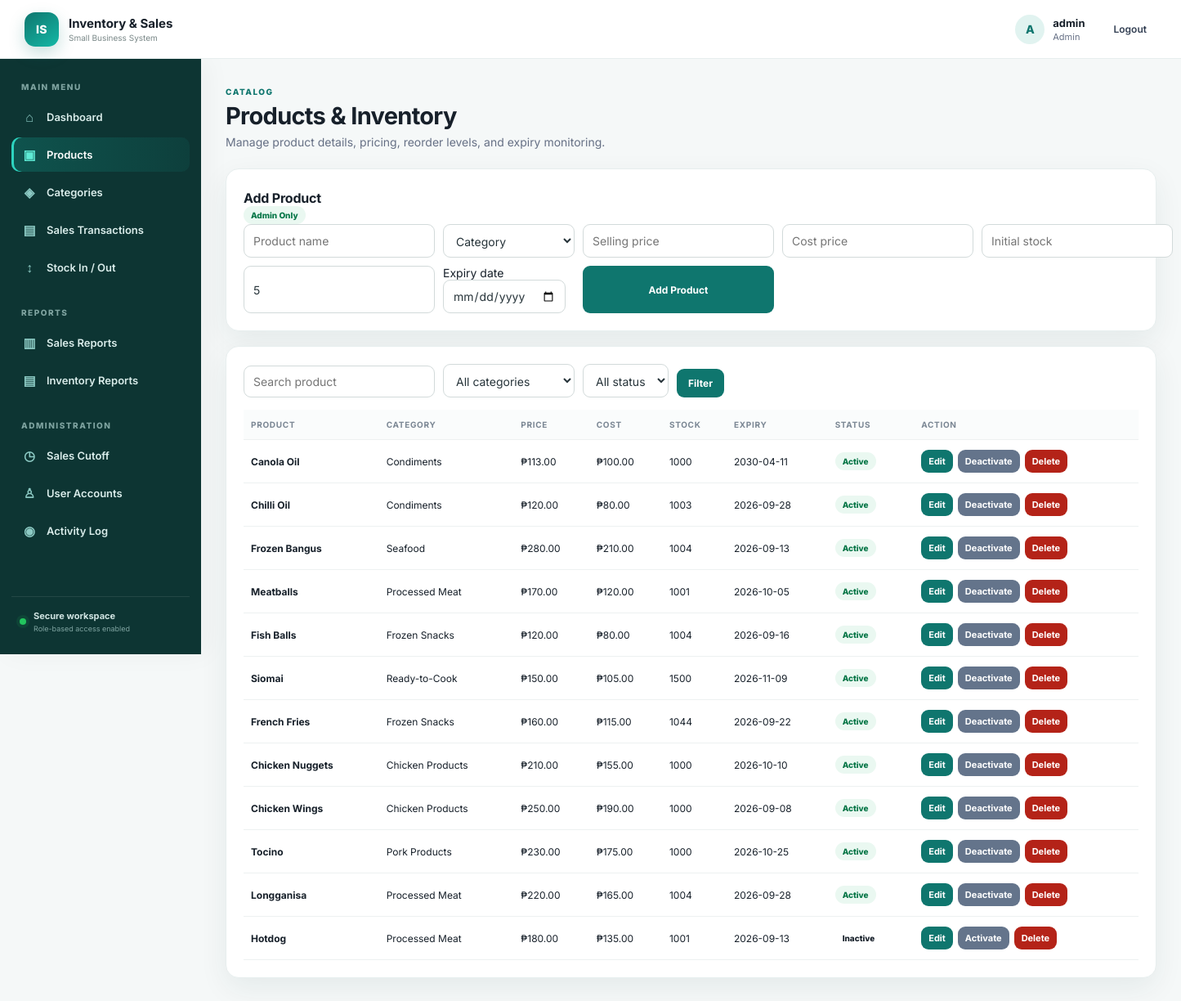
Screenshot of /products (signed in) with the database file from the repository.
### tables this page shows
CREATE TABLE products (id INTEGER PRIMARY KEY AUTOINCREMENT, name TEXT NOT NULL, category_id INTEGER, price REAL NOT NULL DEFAULT 0, cost REAL NOT NULL DEFAULT 0, stock INTEGER NOT NULL DEFAULT 0, reorder_level INTEGER NOT NULL DEFAULT 5, expiry_date text, active integer not null default 1, FOREIGN KEY(category_id) REFERENCES categories(id) ON DELETE SET NULL);

CREATE TABLE categories (id INTEGER PRIMARY KEY AUTOINCREMENT, name TEXT UNIQUE NOT NULL);

### app.py (the view, shortened to what this page needs)
@app.route("/products", methods=["GET", "POST"])
@login_required
def products():
    conn = db()
    q = request.args.get("q", "").strip()
    cat = request.args.get("category", "")
    sql = """SELECT p.*, c.name category FROM products p
             LEFT JOIN categories c ON c.id=p.category_id WHERE 1=1"""
    args = []
    status = request.args.get("status", "")
    if status == "active": sql += " AND p.active=1"
    elif status == "inactive": sql += " AND p.active=0"
    if q:
        sql += " AND p.name LIKE ?"; args.append(f"%{q}%")
    if cat:
        sql += " AND p.category_id=?"; args.append(cat)
    sql += " ORDER BY p.id DESC"
    rows = conn.execute(sql, args).fetchall()
    categories = conn.execute("SELECT * FROM categories ORDER BY name").fetchall()
    conn.close()
    return render_template("products.html", products=rows, categories=categories,
                           q=q, selected_category=cat, status_filter=status)

### app.py (called while the page is built)
def db():
    conn = sqlite3.connect(DB)
    conn.row_factory = sqlite3.Row
    conn.execute("PRAGMA foreign_keys = ON")
    return conn

def login_required(f):
    @wraps(f)
    def wrapped(*args, **kwargs):
        if "user_id" not in session:
            return redirect(url_for("login"))
        return f(*args, **kwargs)
    return wrapped

### templates/products.html (shortened to what this page needs)
{% extends "base.html" %}{% block content %}
<div class="page-head"><div><span class="eyebrow">CATALOG</span><h1>Products & Inventory</h1><p class="muted">Manage product details, pricing, reorder levels, and expiry monitoring.</p></div></div>
{% if session.role=="Admin" %}<div class="panel"><div class="panel-title"><h2>Add Product</h2><span class="badge ok">Admin Only</span></div><form method="post" class="formgrid">
<input name="name" placeholder="Product name" required>
<select name="category_id"><option value="">Category</option>{% for c in categories %}<option value="{{c.id}}">{{c.name}}</option>{% endfor %}</select>
<input type="number" step="0.01" min="0" name="price" placeholder="Selling price" required>
<input type="number" step="0.01" min="0" name="cost" placeholder="Cost price" required>
<input type="number" min="0" name="stock" placeholder="Initial stock" required>
<input type="number" min="0" name="reorder_level" placeholder="Reorder level" value="5" required>
<label class="field-label">Expiry date<input type="date" name="expiry_date"></label>
<button>Add Product</button></form></div>{% endif %}
<div class="panel"><form class="toolbar"><input name="q" value="{{q}}" placeholder="Search product"><select name="category"><option value="">All categories</option></select><select name="status"><option value="">All status</option></select><button>Filter</button></form>
<div class="table-wrap"><table><tr><th>Product</th><th>Category</th><th>Price</th><th>Cost</th><th>Stock</th><th>Expiry</th><th>Status</th><th>Action</th></tr>
{% for p in products %}<tr><td><strong>{{p.name}}</strong></td><td>{{p.category or "-"}}</td><td>₱{{"%.2f"|format(p.price)}}</td><td>₱{{"%.2f"|format(p.cost)}}</td><td>{{p.stock}}</td><td>{% if p.expiry_date %}{{p.expiry_date}}{% else %}-{% endif %}</td><td>{% if not p.active %}<span class="badge">Inactive</span>{% elif p.stock==0 %}<span class="badge low">Out of Stock</span>{% elif p.stock<=p.reorder_level %}<span class="badge low">Low Stock</span>{% else %}<span class="badge ok">Active</span>{% endif %}</td><td>{% if session.role=="Admin" %}<div class="action-group"><a class="btnlink small-btn" href="{{url_for('edit_product',product_id=p.id)}}">Edit</a><form method="post" action="{{url_for('toggle_product',product_id=p.id)}}"><button class="secondary small-btn">{{'Deactivate' if p.active else 'Activate'}}</button></form><form method="post" action="{{url_for('delete_product',product_id=p.id)}}" onsubmit="return confirm('Delete product?')"><button class="danger small-btn">Delete</button></form></div>{% else %}<span class="muted">View only</span>{% endif %}</td></tr>{% else %}<tr><td colspan="8">No products.</td></tr>{% endfor %}
</table></div></div>
{% endblock %}

### static/css/style.css (style rules this page uses)
:root { --teal:#0f766e;--teal2:#0d9488;--deep:#0b3b38;--ink:#17202a;--muted:#667085;--line:#e7eeee;--bg:#f5f8f8;--white:#fff;--danger:#b42318;--shadow:0 12px 35px rgba(16,55,52,.07) }
* { box-sizing:border-box }
html { scroll-behavior:smooth }
body { margin:0;font-family:Inter,Segoe UI,Arial,sans-serif;background:var(--bg);color:var(--ink);font-size:14px }
.eyebrow { display:inline-block;color:var(--teal);font-size:10px;font-weight:800;letter-spacing:1.5px }
.page-head { display:flex;justify-content:space-between;align-items:end;margin-bottom:24px }
.page-head h1 { font-size:29px;margin:5px 0 6px;letter-spacing:-.7px }
.page-head p { margin:0;color:var(--muted) }
.panel { background:white;border:1px solid var(--line);border-radius:16px;padding:21px;box-shadow:var(--shadow);margin-bottom:18px }
.panel h2 { font-size:16px;margin:4px 0 0;letter-spacing:-.2px }
.table-wrap { overflow-x:auto }
table { width:100%;border-collapse:collapse;min-width:500px }
th,td { text-align:left;padding:12px 9px;border-bottom:1px solid #edf1f1;font-size:12px }
th { font-size:10px;color:#7b8794;text-transform:uppercase;letter-spacing:.7px;background:#fafcfc }
.btnlink,button { font:inherit;cursor:pointer }
.btnlink,button { background:var(--teal);color:white;border:0;text-decoration:none;padding:10px 14px;border-radius:9px;font-weight:700;font-size:12px }
.danger { background:#b42318!important }
.secondary { background:#64748b!important }
.formgrid { display:grid;grid-template-columns:repeat(5,1fr);gap:10px }
.toolbar,.inline { display:flex;gap:10px;align-items:end;margin-bottom:15px }
input,select { font:inherit;padding:10px 11px;border:1px solid #d2dada;border-radius:9px;background:#fff;color:#27343a;outline:none }
.muted { color:var(--muted) }
.badge,.status-pill { padding:5px 9px;border-radius:20px;font-size:10px;font-weight:800;display:inline-block }
.ok,.status-pill.ok { background:#eaf8f1;color:#067647 }
.small-btn { padding:7px 9px;font-size:11px }
.action-group { display:flex;gap:6px;align-items:center }
.action-group form { margin:0 }

### rows the page displays
products: name "Canola Oil", name "Condiments", price "113.00", cost "100.00", stock "1000", expiry_date "2030-04-11", reorder_level "Active", active "Deactivate"
products: name "Chilli Oil", name "Condiments", price "120.00", cost "80.00", stock "1003", expiry_date "2026-09-28", reorder_level "Active", active "Deactivate"
products: name "Frozen Bangus", name "Seafood", price "280.00", cost "210.00", stock "1004", expiry_date "2026-09-13", reorder_level "Active", active "Deactivate"
products: name "Meatballs", name "Processed Meat", price "170.00", cost "120.00", stock "1001", expiry_date "2026-10-05", reorder_level "Active", active "Deactivate"
products: name "Fish Balls", name "Frozen Snacks", price "120.00", cost "80.00", stock "1004", expiry_date "2026-09-16", reorder_level "Active", active "Deactivate"
products: name "Siomai", name "Ready-to-Cook", price "150.00", cost "105.00", stock "1500", expiry_date "2026-11-09", reorder_level "Active", active "Deactivate"
products: name "French Fries", name "Frozen Snacks", price "160.00", cost "115.00", stock "1044", expiry_date "2026-09-22", reorder_level "Active", active "Deactivate"
products: name "Chicken Nuggets", name "Chicken Products", price "210.00", cost "155.00", stock "1000", expiry_date "2026-10-10", reorder_level "Active", active "Deactivate"
products: name "Chicken Wings", name "Chicken Products", price "250.00", cost "190.00", stock "1000", expiry_date "2026-09-08", reorder_level "Active", active "Deactivate"
products: name "Tocino", name "Pork Products", price "230.00", cost "175.00", stock "1000", expiry_date "2026-10-25", reorder_level "Active", active "Deactivate"
products: name "Longganisa", name "Processed Meat", price "220.00", cost "165.00", stock "1004", expiry_date "2026-09-28", reorder_level "Active", active "Deactivate"
products: name "Hotdog", name "Processed Meat", price "180.00", cost "135.00", stock "1001", expiry_date "2026-09-13", shows "Inactive", active "Activate"

### other values shown
{{ session.username[:1]|upper }} "A"
{{ session.username }} "admin"
{{ session.role }} "Admin"
